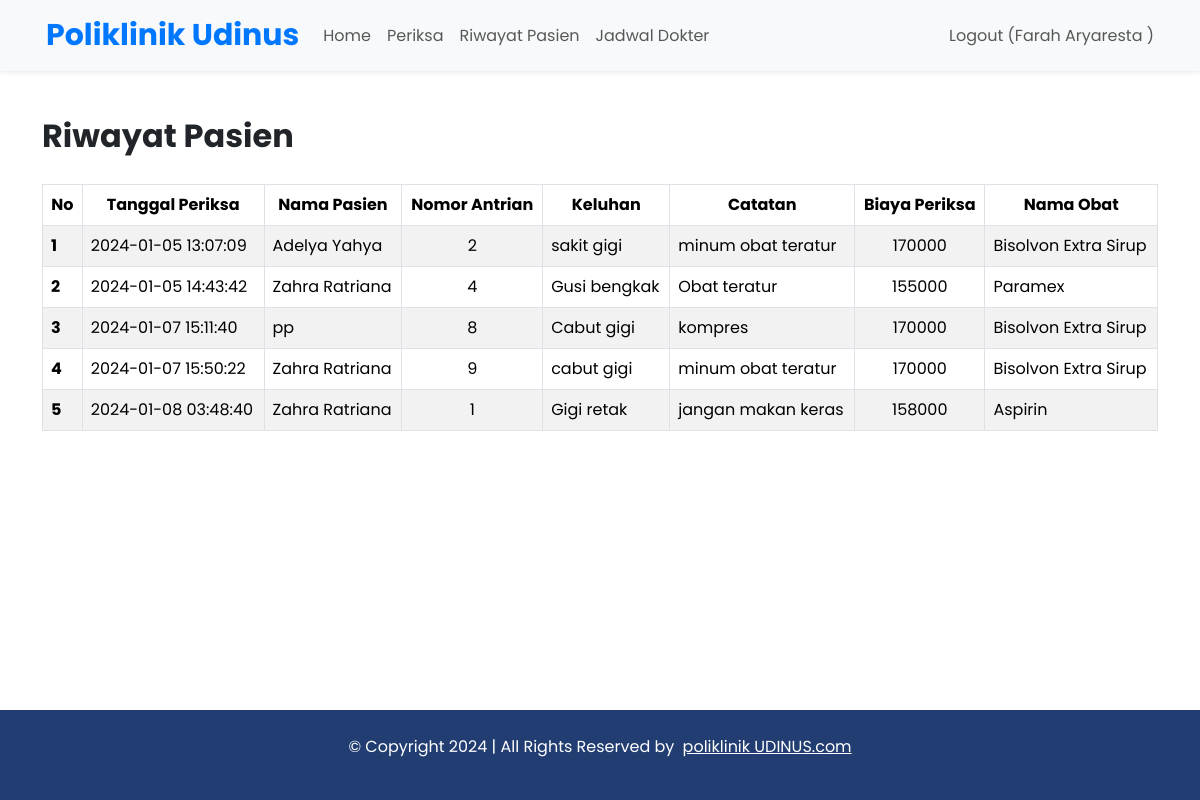
Page /berandaDokter.php?page=riwayatPasien (signed in) on the committed database.
### tables this page shows
CREATE TABLE `daftar_poli` (
  `id` int(11) NOT NULL,
  `id_pasien` int(11) NOT NULL,
  `id_jadwal` int(11) NOT NULL,
  `keluhan` text NOT NULL,
  `no_antrian` int(11) NOT NULL,
  `tanggal` timestamp NOT NULL DEFAULT CURRENT_TIMESTAMP ON UPDATE CURRENT_TIMESTAMP
);

CREATE TABLE `periksa` (
  `id` int(11) NOT NULL,
  `id_daftar_poli` int(11) NOT NULL,
  `tgl_periksa` datetime NOT NULL,
  `catatan` text NOT NULL,
  `biaya_periksa` int(11) NOT NULL
);

CREATE TABLE `pasien` (
  `id` int(11) NOT NULL,
  `nama` varchar(255) NOT NULL,
  `alamat` varchar(255) NOT NULL,
  `no_ktp` varchar(255) NOT NULL,
  `no_hp` varchar(50) NOT NULL,
  `no_rm` varchar(25) NOT NULL
);

CREATE TABLE `obat` (
  `id` int(11) NOT NULL,
  `nama_obat` varchar(100) NOT NULL,
  `kemasan` varchar(50) NOT NULL,
  `harga` double NOT NULL,
  `stok` int(11) NOT NULL
);

### riwayatPasien.php (the view, shortened to what this page needs)
<br>
<div class="container" >
    <div class="fw-bold" style="font-size: 2rem;">Riwayat Pasien</div>
    <br>
    <table class="table table-bordered table-striped table-hover">
        <thead>
            <tr  class="text-center">
                <th scope="col">No</th>
                <th scope="col">Tanggal Periksa</th>
                <th scope="col">Nama Pasien</th>
                <th scope="col">Nomor Antrian</th>
                <th scope="col">Keluhan</th>
                <th scope="col">Catatan</th>
                <th scope="col">Biaya Periksa</th>
                <th scope="col">Nama Obat</th>
            </tr>
        </thead>
        <tbody>
            <?php
                $id_dokter = $_SESSION['id'];
                $result = mysqli_query($mysqli, "SELECT daftar_poli.*, pasien.nama AS nama, jadwal_periksa.hari, periksa.tgl_periksa, periksa.catatan, periksa.biaya_periksa, obat.nama_obat AS nama_obat
                FROM daftar_poli
                JOIN jadwal_periksa ON daftar_poli.id_jadwal = jadwal_periksa.id
                JOIN pasien ON daftar_poli.id_pasien = pasien.id
                LEFT JOIN periksa ON daftar_poli.id = periksa.id_daftar_poli
                LEFT JOIN detail_periksa ON periksa.id = detail_periksa.id_periksa
                LEFT JOIN obat ON detail_periksa.id_obat = obat.id
                WHERE jadwal_periksa.id_dokter = '$id_dokter' AND periksa.id_daftar_poli IS NOT NULL");
                $no = 1;
                while ($data = mysqli_fetch_array($result)) {
            ?>
                <tr>
                    <th scope="row"><?php echo $no++ ?></th>
                    <td><?php echo $data['tgl_periksa'] ?></td>
                    <td><?php echo $data['nama'] ?></td>
                    <td  class="text-center"><?php echo $data['no_antrian'] ?></td>
                    <td ><?php echo $data['keluhan'] ?></td>
                    <td><?php echo $data['catatan'] ?></td>
                    <td  class="text-center"><?php echo $data['biaya_periksa'] ?></td>
                    <td><?php echo $data['nama_obat'] ?></td>
                </tr>
            <?php
            }
            ?>
        </tbody>
    </table>
</div>
<footer>
    <div class="copyright position-absolute bottom-0 end-0" style="width: 100%;">
        <div class="row">
            <div class="col-lg-12 col-md-12 col-12">
                <div class="copyright-content">
                    <p>© Copyright 2024  |  All Rights Reserved by <a href="index.php" target="_blank">poliklinik UDINUS.com</a> </p>
                </div>
            </div>
        </div>
    </div>
</footer>

### style.css (style rules this page uses)
* { margin: 0; padding: 0; }
body { font-family: 'Poppins', sans-serif; }
.copyright { background:#213d71; padding:25px 0px 25px 0px; text-align:center; }
.copyright .copyright-content p { color:#fff; }
.copyright .copyright-content p a { color:#fff; font-weight:400; text-decoration:underline; display:inline-block; margin-left:4px; }
::placeholder { font-size: 16px; }

### rows in the picture
daftar_poli: periksa.tgl_periksa "2024-01-05 13:07:09", id_pasien.nama "Adelya Yahya", no_antrian "2", keluhan "sakit gigi", periksa.catatan "minum obat teratur", periksa.biaya_periksa "170000", obat.nama_obat "Bisolvon Extra Sirup"
daftar_poli: periksa.tgl_periksa "2024-01-05 14:43:42", id_pasien.nama "Zahra Ratriana", no_antrian "4", keluhan "Gusi bengkak", periksa.catatan "Obat teratur", periksa.biaya_periksa "155000", obat.nama_obat "Paramex"
daftar_poli: periksa.tgl_periksa "2024-01-07 15:11:40", id_pasien.nama "pp", no_antrian "8", keluhan "Cabut gigi", periksa.catatan "kompres", periksa.biaya_periksa "170000", obat.nama_obat "Bisolvon Extra Sirup"
daftar_poli: periksa.tgl_periksa "2024-01-07 15:50:22", id_pasien.nama "Zahra Ratriana", no_antrian "9", keluhan "cabut gigi", periksa.catatan "minum obat teratur", periksa.biaya_periksa "170000", obat.nama_obat "Bisolvon Extra Sirup"
daftar_poli: periksa.tgl_periksa "2024-01-08 03:48:40", id_pasien.nama "Zahra Ratriana", no_antrian "1", keluhan "Gigi retak", periksa.catatan "jangan makan keras", periksa.biaya_periksa "158000", obat.nama_obat "Aspirin"

### other values in the picture
$_SESSION['nama'] "Farah Aryaresta"
